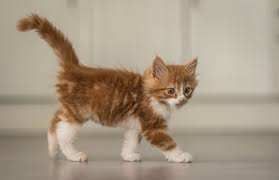
#> input picture Python-Dithering/Kitten3.jpg, 279 x 180 px
$ python FSDithering.py
#> lines starting #> are read from the running program, lines starting #| are printed output that depends on the picture
import numpy as np
import cv2


def main():
        imgName = input("Image Name : ")
#> the answer given: Kitten3.jpg
        img = cv2.imread(imgName, cv2.IMREAD_COLOR)
#> img is the input picture: shape (180, 279, 3); mean B, G, R 132.9, 152.6, 167.3
        imgGray = cv2.cvtColor(img, cv2.COLOR_BGR2GRAY)
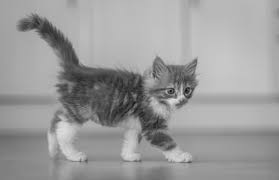
#> imgGray: shape (180, 279); min 7, max 226, mean 154.7

        factor = 3

        height, width = imgGray.shape[:2]
#> height = 180; width = 279
        for y in range(0, height-1):
                for x in range(1, width-1):
                        oldPixel = imgGray[y][x]
                        newPixel = round(round(factor*oldPixel/255) * (255/factor))
                        imgGray[y][x] = newPixel
                        quantErr = oldPixel - newPixel

                        imgGray[y][x+1] += (quantErr*7/16.0)

                        imgGray[y+1][x-1] += (quantErr*3/16.0)

                        imgGray[y+1][x] += (quantErr*5/16.0)

                        imgGray[y+1][x+1] += (quantErr/16.0)

                        """
                        pixel[x + 1][y    ] := pixel[x + 1][y    ] + quant_error * 7 / 16 kanan
                        pixel[x - 1][y + 1] := pixel[x - 1][y + 1] + quant_error * 3 / 16 kiri bawah
                        pixel[x    ][y + 1] := pixel[x    ][y + 1] + quant_error * 5 / 16 bawah
                        pixel[x + 1][y + 1] := pixel[x + 1][y + 1] + quant_error * 1 / 16 kanan bawah
                        """
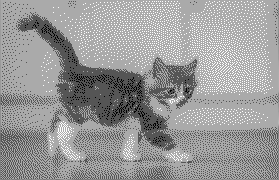
#> imgGray: shape (180, 279); min 0, max 255, mean 152.9


        rez = cv2.resize(imgGray, ((width*300) // height, 300), cv2.INTER_AREA)
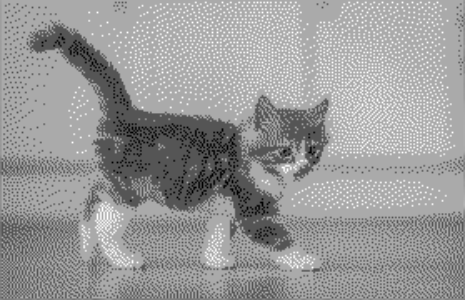
#> rez: shape (300, 465); min 0, max 255, mean 152.8
        cv2.imshow("Result", rez)
        cv2.waitKey(0)
        cv2.destroyAllWindows()


main()
